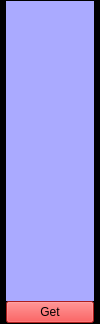
                   <widget class="QFrame" name="param_current_uav_1">
                    <property name="minimumSize">
                     <size>
                      <width>100</width>
                      <height>0</height>
                     </size>
                    </property>
                    <property name="maximumSize">
                     <size>
                      <width>100</width>
                      <height>400</height>
                     </size>
                    </property>
                    <property name="styleSheet">
                     <string notr="true">background-color: rgb(0, 0, 0);</string>
                    </property>
                    <property name="frameShape">
                     <enum>QFrame::StyledPanel</enum>
                    </property>
                    <property name="frameShadow">
                     <enum>QFrame::Raised</enum>
                    </property>
                    <layout class="QVBoxLayout" name="verticalLayout_52">
                     <property name="spacing">
                      <number>0</number>
                     </property>
                     <property name="leftMargin">
                      <number>5</number>
                     </property>
                     <property name="topMargin">
                      <number>0</number>
                     </property>
                     <property name="rightMargin">
                      <number>5</number>
                     </property>
                     <property name="bottomMargin">
                      <number>0</number>
                     </property>
                     <item>
                      <widget class="QLabel" name="mis_takeoff_alt_dis_uav_1">
                       <property name="sizePolicy">
                        <sizepolicy hsizetype="Expanding" vsizetype="Preferred">
                         <horstretch>0</horstretch>
                         <verstretch>0</verstretch>
                        </sizepolicy>
                       </property>
                       <property name="minimumSize">
                        <size>
                         <width>30</width>
                         <height>30</height>
                        </size>
                       </property>
                       <property name="maximumSize">
                        <size>
                         <width>100</width>
                         <height>30</height>
                        </size>
                       </property>
                       <property name="styleSheet">
                        <string notr="true">background-color: rgb(170, 170, 255);</string>
                       </property>
                       <property name="text">
                        <string/>
                       </property>
                       <property name="indent">
                        <number>5</number>
                       </property>
                      </widget>
                     </item>
                     <item>
                      <widget class="QLabel" name="com_disarm_land_dis_uav_1">
                       <property name="sizePolicy">
                        <sizepolicy hsizetype="Expanding" vsizetype="Preferred">
                         <horstretch>0</horstretch>
                         <verstretch>0</verstretch>
                        </sizepolicy>
                       </property>
                       <property name="minimumSize">
                        <size>
                         <width>30</width>
                         <height>30</height>
                        </size>
                       </property>
                       <property name="maximumSize">
                        <size>
                         <width>100</width>
                         <height>30</height>
                        </size>
                       </property>
                       <property name="styleSheet">
                        <string notr="true">background-color: rgb(170, 170, 255);</string>
                       </property>
                       <property name="text">
                        <string/>
                       </property>
                       <property name="indent">
                        <number>5</number>
                       </property>
                      </widget>
                     </item>
                     <item>
                      <widget class="QLabel" name="mpc_tko_speed_dis_uav_1">
                       <property name="sizePolicy">
                        <sizepolicy hsizetype="Expanding" vsizetype="Preferred">
                         <horstretch>0</horstretch>
                         <verstretch>0</verstretch>
                        </sizepolicy>
                       </property>
                       <property name="minimumSize">
                        <size>
                         <width>30</width>
                         <height>30</height>
                        </size>
                       </property>
                       <property name="maximumSize">
                        <size>
                         <width>100</width>
                         <height>30</height>
                        </size>
                       </property>
                       <property name="styleSheet">
                        <string notr="true">background-color: rgb(170, 170, 255);</string>
                       </property>
                       <property name="text">
                        <string/>
                       </property>
                       <property name="indent">
                        <number>5</number>
                       </property>
                      </widget>
                     </item>
                     <item>
                      <widget class="QLabel" name="mpc_land_speed_dis_uav_1">
                       <property name="sizePolicy">
                        <sizepolicy hsizetype="Expanding" vsizetype="Preferred">
                         <horstretch>0</horstretch>
                         <verstretch>0</verstretch>
                        </sizepolicy>
                       </property>
                       <property name="minimumSize">
                        <size>
                         <width>30</width>
                         <height>30</height>
                        </size>
                       </property>
                       <property name="maximumSize">
                        <size>
                         <width>100</width>
                         <height>30</height>
                        </size>
                       </property>
                       <property name="styleSheet">
                        <string notr="true">background-color: rgb(170, 170, 255);</string>
                       </property>
                       <property name="text">
                        <string/>
                       </property>
                       <property name="indent">
                        <number>5</number>
                       </property>
                      </widget>
                     </item>
                     <item>
                      <widget class="QLabel" name="mpc_xy_p_dis_uav_1">
                       <property name="sizePolicy">
                        <sizepolicy hsizetype="Expanding" vsizetype="Preferred">
                         <horstretch>0</horstretch>
                         <verstretch>0</verstretch>
                        </sizepolicy>
                       </property>
                       <property name="minimumSize">
                        <size>
                         <width>30</width>
                         <height>30</height>
                        </size>
                       </property>
                       <property name="maximumSize">
                        <size>
                         <width>100</width>
                         <height>30</height>
                        </size>
                       </property>
                       <property name="styleSheet">
                        <string notr="true">background-color: rgb(170, 170, 255);</string>
                       </property>
                       <property name="text">
                        <string/>
                       </property>
                       <property name="indent">
                        <number>5</number>
                       </property>
                      </widget>
                     </item>
                     <item>
                      <widget class="QLabel" name="mpc_xy_vel_d_acc_dis_uav_1">
                       <property name="sizePolicy">
                        <sizepolicy hsizetype="Expanding" vsizetype="Preferred">
                         <horstretch>0</horstretch>
                         <verstretch>0</verstretch>
                        </sizepolicy>
                       </property>
                       <property name="minimumSize">
                        <size>
                         <width>30</width>
                         <height>30</height>
                        </size>
                       </property>
                       <property name="maximumSize">
                        <size>
                         <width>100</width>
                         <height>30</height>
                        </size>
                       </property>
                       <property name="styleSheet">
                        <string notr="true">background-color: rgb(170, 170, 255);</string>
                       </property>
                       <property name="text">
                        <string/>
                       </property>
                       <property name="indent">
                        <number>5</number>
                       </property>
                      </widget>
                     </item>
                     <item>
                      <widget class="QLabel" name="mpc_xy_vel_p_acc_dis_uav_1">
                       <property name="sizePolicy">
                        <sizepolicy hsizetype="Expanding" vsizetype="Preferred">
                         <horstretch>0</horstretch>
                         <verstretch>0</verstretch>
                        </sizepolicy>
                       </property>
                       <property name="minimumSize">
                        <size>
                         <width>30</width>
                         <height>30</height>
                        </size>
                       </property>
                       <property name="maximumSize">
                        <size>
                         <width>100</width>
                         <height>30</height>
                        </size>
                       </property>
                       <property name="styleSheet">
                        <string notr="true">background-color: rgb(170, 170, 255);</string>
                       </property>
                       <property name="text">
                        <string/>
                       </property>
                       <property name="indent">
                        <number>5</number>
                       </property>
                      </widget>
                     </item>
                     <item>
                      <widget class="QLabel" name="mc_pitch_p_dis_uav_1">
                       <property name="sizePolicy">
                        <sizepolicy hsizetype="Expanding" vsizetype="Preferred">
                         <horstretch>0</horstretch>
                         <verstretch>0</verstretch>
                        </sizepolicy>
                       </property>
                       <property name="minimumSize">
                        <size>
                         <width>30</width>
                         <height>30</height>
                        </size>
                       </property>
                       <property name="maximumSize">
                        <size>
                         <width>100</width>
                         <height>30</height>
                        </size>
                       </property>
                       <property name="styleSheet">
                        <string notr="true">background-color: rgb(170, 170, 255);</string>
                       </property>
                       <property name="text">
                        <string/>
                       </property>
                       <property name="indent">
                        <number>5</number>
                       </property>
                      </widget>
                     </item>
                     <item>
                      <widget class="QLabel" name="mc_roll_p_dis_uav_1">
                       <property name="sizePolicy">
                        <sizepolicy hsizetype="Expanding" vsizetype="Preferred">
                         <horstretch>0</horstretch>
                         <verstretch>0</verstretch>
                        </sizepolicy>
                       </property>
                       <property name="minimumSize">
                        <size>
                         <width>30</width>
                         <height>30</height>
                        </size>
                       </property>
                       <property name="maximumSize">
                        <size>
                         <width>100</width>
                         <height>30</height>
                        </size>
                       </property>
                       <property name="styleSheet">
                        <string notr="true">background-color: rgb(170, 170, 255);</string>
                       </property>
                       <property name="text">
                        <string/>
                       </property>
                       <property name="indent">
                        <number>5</number>
                       </property>
                      </widget>
                     </item>
                     <item>
                      <widget class="QLabel" name="mc_yaw_p_dis_uav_1">
                       <property name="sizePolicy">
                        <sizepolicy hsizetype="Expanding" vsizetype="Preferred">
                         <horstretch>0</horstretch>
                         <verstretch>0</verstretch>
                        </sizepolicy>
                       </property>
                       <property name="minimumSize">
                        <size>
                         <width>30</width>
                         <height>30</height>
                        </size>
                       </property>
                       <property name="maximumSize">
                        <size>
                         <width>100</width>
                         <height>30</height>
                        </size>
                       </property>
                       <property name="styleSheet">
                        <string notr="true">background-color: rgb(170, 170, 255);</string>
                       </property>
                       <property name="text">
                        <string/>
                       </property>
                       <property name="indent">
                        <number>5</number>
                       </property>
                      </widget>
                     </item>
                     <item>
                      <widget class="QPushButton" name="btn_param_dis_uav_1">
                       <property name="sizePolicy">
                        <sizepolicy hsizetype="Expanding" vsizetype="Preferred">
                         <horstretch>0</horstretch>
                         <verstretch>0</verstretch>
                        </sizepolicy>
                       </property>
                       <property name="maximumSize">
                        <size>
                         <width>100</width>
                         <height>30</height>
                        </size>
                       </property>
                       <property name="styleSheet">
                        <string notr="true">background-color: rgb(239, 41, 41);</string>
                       </property>
                       <property name="text">
                        <string>Get</string>
                       </property>
                      </widget>
                     </item>
                    </layout>
                   </widget>
